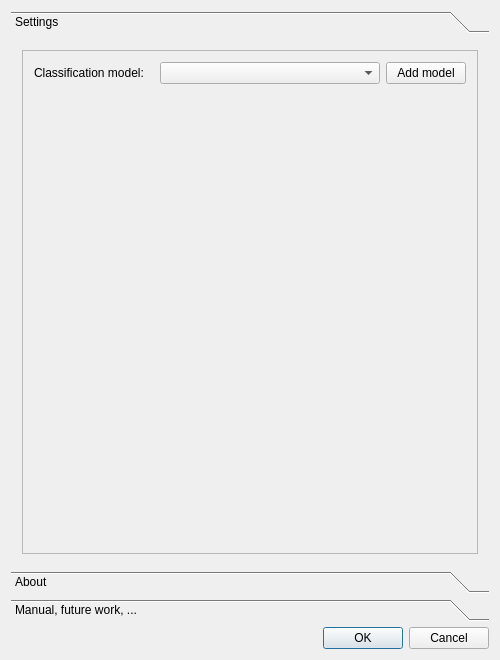
<?xml version="1.0" encoding="UTF-8"?>
<ui version="4.0">
 <class>ToolsAboutDlg</class>
 <widget class="QDialog" name="ToolsAboutDlg">
  <property name="geometry">
   <rect>
    <x>0</x>
    <y>0</y>
    <width>500</width>
    <height>660</height>
   </rect>
  </property>
  <property name="minimumSize">
   <size>
    <width>500</width>
    <height>660</height>
   </size>
  </property>
  <property name="maximumSize">
   <size>
    <width>500</width>
    <height>660</height>
   </size>
  </property>
  <property name="windowTitle">
   <string>TIDOP Tools</string>
  </property>
  <layout class="QGridLayout" name="gridLayout_2">
   <item row="0" column="0">
    <widget class="QToolBox" name="toolBox">
     <property name="currentIndex">
      <number>0</number>
     </property>
     <widget class="QWidget" name="page_3">
      <property name="geometry">
       <rect>
        <x>0</x>
        <y>0</y>
        <width>482</width>
        <height>514</height>
       </rect>
      </property>
      <attribute name="label">
       <string>Settings</string>
      </attribute>
      <layout class="QGridLayout" name="gridLayout_5">
       <item row="0" column="0">
        <widget class="QFrame" name="frame">
         <property name="frameShape">
          <enum>QFrame::StyledPanel</enum>
         </property>
         <property name="frameShadow">
          <enum>QFrame::Raised</enum>
         </property>
         <layout class="QGridLayout" name="gridLayout_4">
          <item row="0" column="0">
           <layout class="QHBoxLayout" name="horizontalLayout">
            <item>
             <widget class="QLabel" name="classificationModelLabel">
              <property name="maximumSize">
               <size>
                <width>120</width>
                <height>16777215</height>
               </size>
              </property>
              <property name="text">
               <string>Classification model:</string>
              </property>
             </widget>
            </item>
            <item>
             <widget class="QComboBox" name="classificationModelComboBox"/>
            </item>
            <item>
             <widget class="QPushButton" name="addClassificationModelPushButton">
              <property name="maximumSize">
               <size>
                <width>80</width>
                <height>16777215</height>
               </size>
              </property>
              <property name="text">
               <string>Add model</string>
              </property>
             </widget>
            </item>
           </layout>
          </item>
          <item row="1" column="0">
           <spacer name="verticalSpacer">
            <property name="orientation">
             <enum>Qt::Vertical</enum>
            </property>
            <property name="sizeHint" stdset="0">
             <size>
              <width>20</width>
              <height>453</height>
             </size>
            </property>
           </spacer>
          </item>
         </layout>
        </widget>
       </item>
      </layout>
     </widget>
     <widget class="QWidget" name="page">
      <property name="geometry">
       <rect>
        <x>0</x>
        <y>0</y>
        <width>463</width>
        <height>544</height>
       </rect>
      </property>
      <attribute name="label">
       <string>About</string>
      </attribute>
      <layout class="QGridLayout" name="gridLayout">
       <item row="0" column="0">
        <widget class="QTextBrowser" name="textBrowser_description">
         <property name="enabled">
          <bool>true</bool>
         </property>
         <property name="minimumSize">
          <size>
           <width>430</width>
           <height>400</height>
          </size>
         </property>
         <property name="maximumSize">
          <size>
           <width>16777215</width>
           <height>360</height>
          </size>
         </property>
         <property name="html">
          <string>&lt;!DOCTYPE HTML PUBLIC &quot;-//W3C//DTD HTML 4.0//EN&quot; &quot;http://www.w3.org/TR/REC-html40/strict.dtd&quot;&gt;
&lt;html&gt;&lt;head&gt;&lt;meta name=&quot;qrichtext&quot; content=&quot;1&quot; /&gt;&lt;meta charset=&quot;utf-8&quot; /&gt;&lt;style type=&quot;text/css&quot;&gt;
p, li { white-space: pre-wrap; }
&lt;/style&gt;&lt;/head&gt;&lt;body style=&quot; font-family:'Segoe UI'; font-size:8.83019pt; font-weight:400; font-style:normal;&quot;&gt;
&lt;p align=&quot;center&quot; style=&quot; margin-top:0px; margin-bottom:0px; margin-left:0px; margin-right:0px; -qt-block-indent:0; text-indent:0px;&quot;&gt;&lt;span style=&quot; font-family:'Calibri'; font-size:20pt; font-weight:600; color:#0055ff;&quot;&gt;qTidopTools - CC&lt;/span&gt;&lt;/p&gt;
&lt;p align=&quot;center&quot; style=&quot; margin-top:0px; margin-bottom:0px; margin-left:0px; margin-right:0px; -qt-block-indent:0; text-indent:0px;&quot;&gt;&lt;span style=&quot; font-family:'MS Shell Dlg 2'; font-size:14pt; font-weight:600;&quot;&gt;A CloudCompare plugin with tools for point cloud classification&lt;/span&gt;&lt;span style=&quot; font-family:'MS Shell Dlg 2'; font-size:8pt;&quot;&gt; &lt;/span&gt;&lt;/p&gt;
&lt;p align=&quot;center&quot; style=&quot; margin-top:0px; margin-bottom:0px; margin-left:0px; margin-right:0px; -qt-block-indent:0; text-indent:0px;&quot;&gt;&lt;a href=&quot;https://github.com/UCLM-PAFyC/point_cloud_3d&quot;&gt;&lt;span style=&quot; font-family:'MS Shell Dlg 2'; font-size:14pt; text-decoration: underline; color:#0000ff;&quot;&gt;https://github.com/UCLM-PAFyC/qLidar&lt;/span&gt;&lt;/a&gt;&lt;/p&gt;
&lt;p align=&quot;center&quot; style=&quot;-qt-paragraph-type:empty; margin-top:0px; margin-bottom:0px; margin-left:0px; margin-right:0px; -qt-block-indent:0; text-indent:0px; font-size:8.83019pt;&quot;&gt;&lt;br /&gt;&lt;/p&gt;
&lt;p align=&quot;center&quot; style=&quot; margin-top:0px; margin-bottom:0px; margin-left:0px; margin-right:0px; -qt-block-indent:0; text-indent:0px;&quot;&gt;&lt;img src=&quot;:/CC/plugin/qTidopTools/images/tidop-usal.png&quot; /&gt;&lt;/p&gt;
&lt;p align=&quot;center&quot; style=&quot; margin-top:0px; margin-bottom:0px; margin-left:0px; margin-right:0px; -qt-block-indent:0; text-indent:0px;&quot;&gt;&lt;a href=&quot;https://github.com/UCLM-PAFyC/point_cloud_3d&quot;&gt;&lt;span style=&quot; font-family:'MS Shell Dlg 2'; font-size:16pt; text-decoration: underline; color:#0000ff;&quot;&gt;https://tidop.usal.es/&lt;/span&gt;&lt;/a&gt;&lt;/p&gt;
&lt;p align=&quot;center&quot; style=&quot; margin-top:0px; margin-bottom:0px; margin-left:0px; margin-right:0px; -qt-block-indent:0; text-indent:0px;&quot;&gt;&lt;span style=&quot; font-family:'MS Shell Dlg 2'; font-size:8pt;&quot;&gt;                                                     &lt;/span&gt;&lt;/p&gt;&lt;/body&gt;&lt;/html&gt;</string>
         </property>
         <property name="openExternalLinks">
          <bool>true</bool>
         </property>
        </widget>
       </item>
       <item row="1" column="0">
        <widget class="QTextBrowser" name="textBrowser_versions">
         <property name="enabled">
          <bool>true</bool>
         </property>
         <property name="minimumSize">
          <size>
           <width>0</width>
           <height>120</height>
          </size>
         </property>
         <property name="maximumSize">
          <size>
           <width>16777215</width>
           <height>190</height>
          </size>
         </property>
         <property name="html">
          <string>&lt;!DOCTYPE HTML PUBLIC &quot;-//W3C//DTD HTML 4.0//EN&quot; &quot;http://www.w3.org/TR/REC-html40/strict.dtd&quot;&gt;
&lt;html&gt;&lt;head&gt;&lt;meta name=&quot;qrichtext&quot; content=&quot;1&quot; /&gt;&lt;meta charset=&quot;utf-8&quot; /&gt;&lt;style type=&quot;text/css&quot;&gt;
p, li { white-space: pre-wrap; }
&lt;/style&gt;&lt;/head&gt;&lt;body style=&quot; font-family:'Segoe UI'; font-size:8.83019pt; font-weight:400; font-style:normal;&quot;&gt;
&lt;p align=&quot;center&quot; style=&quot; margin-top:0px; margin-bottom:0px; margin-left:0px; margin-right:0px; -qt-block-indent:0; text-indent:0px;&quot;&gt;&lt;span style=&quot; font-family:'MS Shell Dlg 2'; font-size:12pt;&quot;&gt;Beta version: 0.1&lt;/span&gt;&lt;/p&gt;
&lt;p align=&quot;center&quot; style=&quot; margin-top:0px; margin-bottom:0px; margin-left:0px; margin-right:0px; -qt-block-indent:0; text-indent:0px;&quot;&gt;&lt;span style=&quot; font-family:'MS Shell Dlg 2'; font-size:12pt;&quot;&gt;Operating system: Windows 10&lt;/span&gt;&lt;/p&gt;
&lt;p align=&quot;center&quot; style=&quot; margin-top:0px; margin-bottom:0px; margin-left:0px; margin-right:0px; -qt-block-indent:0; text-indent:0px;&quot;&gt;&lt;span style=&quot; font-family:'MS Shell Dlg 2'; font-size:12pt;&quot;&gt;Any use of this version is allowed without &lt;/span&gt;&lt;/p&gt;
&lt;p align=&quot;center&quot; dir='rtl' style=&quot; margin-top:0px; margin-bottom:0px; margin-left:0px; margin-right:0px; -qt-block-indent:0; text-indent:0px;&quot;&gt;&lt;span style=&quot; font-family:'MS Shell Dlg 2'; font-size:12pt;&quot;&gt;responsibility for the authors&lt;/span&gt;&lt;/p&gt;&lt;/body&gt;&lt;/html&gt;</string>
         </property>
         <property name="openExternalLinks">
          <bool>true</bool>
         </property>
        </widget>
       </item>
      </layout>
     </widget>
     <widget class="QWidget" name="page_2">
      <property name="geometry">
       <rect>
        <x>0</x>
        <y>0</y>
        <width>482</width>
        <height>514</height>
       </rect>
      </property>
      <attribute name="label">
       <string>Manual, future work, ...</string>
      </attribute>
      <layout class="QGridLayout" name="gridLayout_3">
       <item row="0" column="0">
        <widget class="QTextBrowser" name="textBrowser_News">
         <property name="toolTip">
          <string notr="true"/>
         </property>
         <property name="html">
          <string>&lt;!DOCTYPE HTML PUBLIC &quot;-//W3C//DTD HTML 4.0//EN&quot; &quot;http://www.w3.org/TR/REC-html40/strict.dtd&quot;&gt;
&lt;html&gt;&lt;head&gt;&lt;meta name=&quot;qrichtext&quot; content=&quot;1&quot; /&gt;&lt;meta charset=&quot;utf-8&quot; /&gt;&lt;style type=&quot;text/css&quot;&gt;
p, li { white-space: pre-wrap; }
&lt;/style&gt;&lt;/head&gt;&lt;body style=&quot; font-family:'Segoe UI'; font-size:8.83019pt; font-weight:400; font-style:normal;&quot;&gt;
&lt;p style=&quot; margin-top:0px; margin-bottom:0px; margin-left:0px; margin-right:0px; -qt-block-indent:0; text-indent:0px;&quot;&gt;&lt;a href=&quot;https://youtu.be/ni-rUau5jBw&quot;&gt;&lt;span style=&quot; font-family:'MS Shell Dlg 2'; font-size:12pt; text-decoration: underline; color:#0000ff;&quot;&gt;Video tutorial&lt;/span&gt;&lt;/a&gt;&lt;/p&gt;
&lt;p style=&quot;-qt-paragraph-type:empty; margin-top:0px; margin-bottom:0px; margin-left:0px; margin-right:0px; -qt-block-indent:0; text-indent:0px; font-family:'MS Shell Dlg 2'; font-size:8.15094pt;&quot;&gt;&lt;br /&gt;&lt;/p&gt;
&lt;p style=&quot; margin-top:0px; margin-bottom:0px; margin-left:0px; margin-right:0px; -qt-block-indent:0; text-indent:0px;&quot;&gt;&lt;span style=&quot; font-family:'MS Shell Dlg 2'; font-size:12pt;&quot;&gt;Please report any bugs and enhancement ideas by github or email: &lt;/span&gt;&lt;/p&gt;
&lt;p align=&quot;center&quot; style=&quot; margin-top:0px; margin-bottom:0px; margin-left:0px; margin-right:0px; -qt-block-indent:0; text-indent:0px;&quot;&gt;&lt;span style=&quot; font-family:'MS Shell Dlg 2'; font-size:12pt;&quot;&gt;daguilera@usal.es&lt;/span&gt;&lt;/p&gt;
&lt;p align=&quot;center&quot; style=&quot; margin-top:0px; margin-bottom:0px; margin-left:0px; margin-right:0px; -qt-block-indent:0; text-indent:0px;&quot;&gt;&lt;span style=&quot; font-family:'MS Shell Dlg 2'; font-size:12pt;&quot;&gt;david.hernandez@uclm.es&lt;/span&gt;&lt;/p&gt;
&lt;p align=&quot;center&quot; style=&quot; margin-top:0px; margin-bottom:0px; margin-left:0px; margin-right:0px; -qt-block-indent:0; text-indent:0px;&quot;&gt;&lt;span style=&quot; font-family:'MS Shell Dlg 2'; font-size:12pt;&quot;&gt;estebanrdo@usal.es&lt;/span&gt;&lt;/p&gt;
&lt;p align=&quot;center&quot; style=&quot; margin-top:0px; margin-bottom:0px; margin-left:0px; margin-right:0px; -qt-block-indent:0; text-indent:0px;&quot;&gt;&lt;span style=&quot; font-family:'MS Shell Dlg 2'; font-size:12pt;&quot;&gt;amorcillosanz@usal.es&lt;/span&gt;&lt;/p&gt;
&lt;p align=&quot;center&quot; style=&quot; margin-top:0px; margin-bottom:0px; margin-left:0px; margin-right:0px; -qt-block-indent:0; text-indent:0px;&quot;&gt;&lt;span style=&quot; font-family:'MS Shell Dlg 2'; font-size:12pt;&quot;&gt;hugo.tardy@usal.es&lt;/span&gt;&lt;/p&gt;
&lt;p align=&quot;center&quot; style=&quot;-qt-paragraph-type:empty; margin-top:0px; margin-bottom:0px; margin-left:0px; margin-right:0px; -qt-block-indent:0; text-indent:0px; font-family:'MS Shell Dlg 2'; font-size:12pt;&quot;&gt;&lt;br /&gt;&lt;/p&gt;
&lt;p style=&quot; margin-top:0px; margin-bottom:0px; margin-left:0px; margin-right:0px; -qt-block-indent:0; text-indent:0px;&quot;&gt;&lt;span style=&quot; font-family:'MS Shell Dlg 2'; font-size:12pt;&quot;&gt;Contact the authors to request any custom development or migration to other operating systems &lt;/span&gt;&lt;/p&gt;
&lt;p style=&quot;-qt-paragraph-type:empty; margin-top:0px; margin-bottom:0px; margin-left:0px; margin-right:0px; -qt-block-indent:0; text-indent:0px; font-family:'MS Shell Dlg 2'; font-size:12pt;&quot;&gt;&lt;br /&gt;&lt;/p&gt;
&lt;p style=&quot; margin-top:0px; margin-bottom:0px; margin-left:0px; margin-right:0px; -qt-block-indent:0; text-indent:0px;&quot;&gt;&lt;span style=&quot; font-family:'MS Shell Dlg 2'; font-size:12pt; font-weight:600;&quot;&gt;Current funcionalities:&lt;/span&gt;&lt;/p&gt;
&lt;p style=&quot; margin-top:0px; margin-bottom:0px; margin-left:0px; margin-right:0px; -qt-block-indent:0; text-indent:0px;&quot;&gt;&lt;span style=&quot; font-family:'MS Shell Dlg 2'; font-size:12pt;&quot;&gt;- &lt;/span&gt;&lt;span style=&quot; font-size:12pt;&quot;&gt;Only the standard ASPRS classes model is integrated&lt;/span&gt;&lt;span style=&quot; font-family:'MS Shell Dlg 2'; font-size:12pt;&quot;&gt; &lt;/span&gt;&lt;/p&gt;
&lt;p style=&quot; margin-top:0px; margin-bottom:0px; margin-left:0px; margin-right:0px; -qt-block-indent:0; text-indent:0px;&quot;&gt;&lt;span style=&quot; font-family:'MS Shell Dlg 2'; font-size:12pt;&quot;&gt;- Manual classification&lt;/span&gt;&lt;/p&gt;
&lt;p style=&quot; margin-top:0px; margin-bottom:0px; margin-left:0px; margin-right:0px; -qt-block-indent:0; text-indent:0px;&quot;&gt;&lt;span style=&quot; font-family:'MS Shell Dlg 2'; font-size:12pt;&quot;&gt;- Random Forest classification&lt;/span&gt;&lt;/p&gt;
&lt;p style=&quot;-qt-paragraph-type:empty; margin-top:0px; margin-bottom:0px; margin-left:0px; margin-right:0px; -qt-block-indent:0; text-indent:0px; font-family:'MS Shell Dlg 2'; font-size:12pt;&quot;&gt;&lt;br /&gt;&lt;/p&gt;
&lt;p style=&quot; margin-top:0px; margin-bottom:0px; margin-left:0px; margin-right:0px; -qt-block-indent:0; text-indent:0px;&quot;&gt;&lt;span style=&quot; font-family:'MS Shell Dlg 2'; font-size:12pt; font-weight:600;&quot;&gt;To do ...&lt;/span&gt;&lt;/p&gt;
&lt;p style=&quot; margin-top:0px; margin-bottom:0px; margin-left:0px; margin-right:0px; -qt-block-indent:0; text-indent:0px;&quot;&gt;&lt;span style=&quot; font-family:'MS Shell Dlg 2'; font-size:12pt;&quot;&gt;- Create a user manual&lt;/span&gt;&lt;/p&gt;
&lt;p style=&quot; margin-top:0px; margin-bottom:0px; margin-left:0px; margin-right:0px; -qt-block-indent:0; text-indent:0px;&quot;&gt;&lt;span style=&quot; font-family:'MS Shell Dlg 2'; font-size:12pt;&quot;&gt;- ...&lt;/span&gt;&lt;/p&gt;
&lt;p style=&quot;-qt-paragraph-type:empty; margin-top:0px; margin-bottom:0px; margin-left:0px; margin-right:0px; -qt-block-indent:0; text-indent:0px; font-family:'MS Shell Dlg 2'; font-size:12pt;&quot;&gt;&lt;br /&gt;&lt;/p&gt;
&lt;p style=&quot;-qt-paragraph-type:empty; margin-top:0px; margin-bottom:0px; margin-left:0px; margin-right:0px; -qt-block-indent:0; text-indent:0px; font-family:'MS Shell Dlg 2'; font-size:12pt;&quot;&gt;&lt;br /&gt;&lt;/p&gt;&lt;/body&gt;&lt;/html&gt;</string>
         </property>
         <property name="openExternalLinks">
          <bool>true</bool>
         </property>
        </widget>
       </item>
      </layout>
     </widget>
    </widget>
   </item>
   <item row="1" column="0">
    <widget class="QDialogButtonBox" name="buttonBox">
     <property name="orientation">
      <enum>Qt::Horizontal</enum>
     </property>
     <property name="standardButtons">
      <set>QDialogButtonBox::Cancel|QDialogButtonBox::Ok</set>
     </property>
    </widget>
   </item>
  </layout>
 </widget>
 <layoutdefault spacing="6" margin="11"/>
 <resources/>
 <connections>
  <connection>
   <sender>buttonBox</sender>
   <signal>rejected()</signal>
   <receiver>ToolsAboutDlg</receiver>
   <slot>reject()</slot>
   <hints>
    <hint type="sourcelabel">
     <x>249</x>
     <y>637</y>
    </hint>
    <hint type="destinationlabel">
     <x>249</x>
     <y>329</y>
    </hint>
   </hints>
  </connection>
  <connection>
   <sender>buttonBox</sender>
   <signal>accepted()</signal>
   <receiver>ToolsAboutDlg</receiver>
   <slot>accept()</slot>
   <hints>
    <hint type="sourcelabel">
     <x>249</x>
     <y>637</y>
    </hint>
    <hint type="destinationlabel">
     <x>249</x>
     <y>329</y>
    </hint>
   </hints>
  </connection>
 </connections>
</ui>
